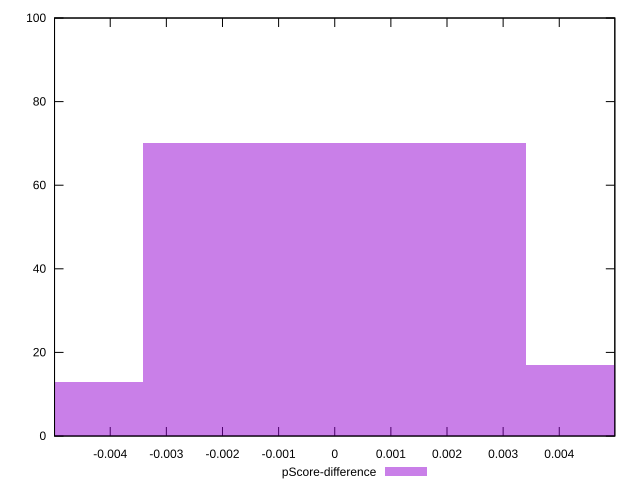

This chart was generated by the following gnuplot code:
reset

$pScoreDifference <<EOF
0 70
0.0068282925589398125 17
-0.0068282925589398125 13
EOF

set key outside below
set boxwidth 0.0068282925589398125
set xrange [-0.0049921046513737855:0.004989833361463414]
set yrange [0:100]
set trange [0:100]
set style fill transparent solid 0.5 noborder
set terminal svg size 640, 490 enhanced background rgb 'white'
set output "reprap/total-blocking-time/samples/pages+cached/pScore-difference/histogram.svg"

plot $pScoreDifference title "pScore-difference" with boxes

reset
